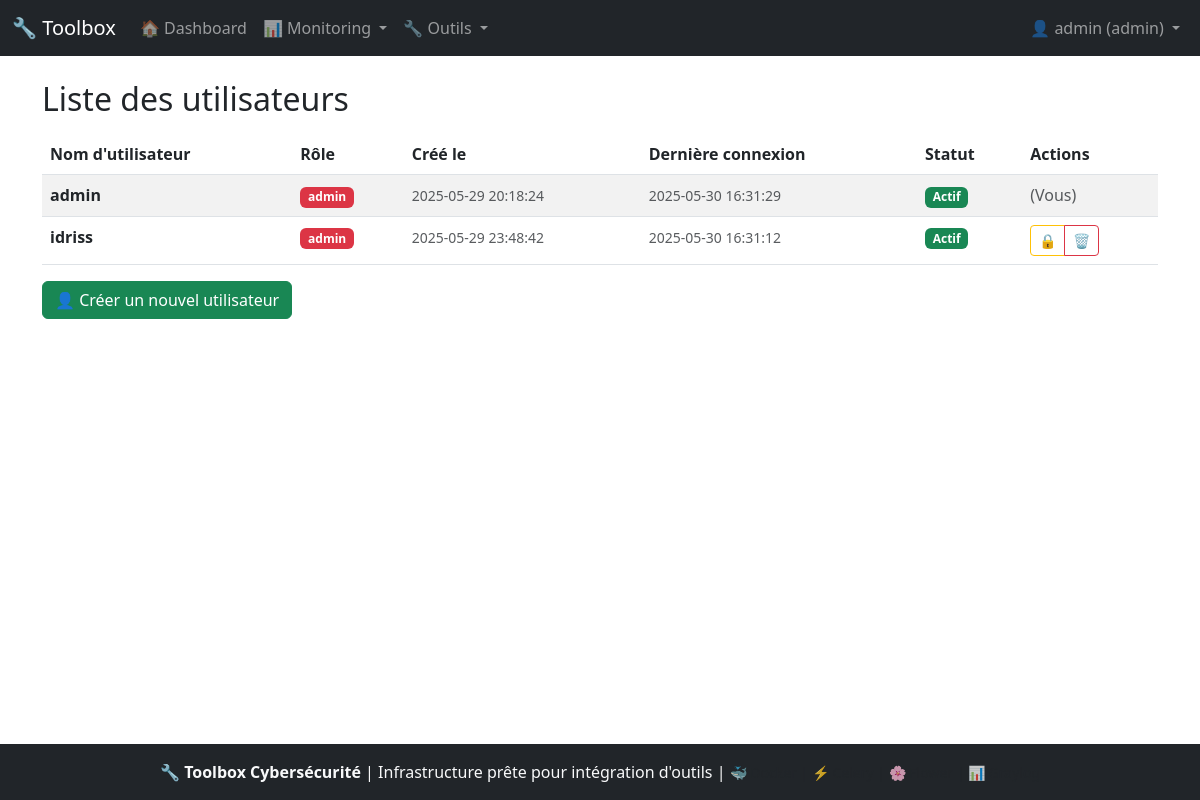
The app's page /users (signed in) with its own data.
### tables this page shows
CREATE TABLE users (
                    id INTEGER PRIMARY KEY AUTOINCREMENT,
                    username TEXT UNIQUE NOT NULL,
                    password_hash TEXT NOT NULL,
                    role TEXT NOT NULL DEFAULT 'viewer',
                    created_at TIMESTAMP DEFAULT CURRENT_TIMESTAMP,
                    last_login TIMESTAMP,
                    active BOOLEAN DEFAULT 1
                );

### api/main.py (the view)
@main_bp.route('/users')
@admin_required
def users_list():
    try:
        users = current_app.db.get_users()
        return render_template('auth/users.html', users=users)
    except Exception as e:
        logger.error(f"Erreur liste utilisateurs: {e}")
        flash('Erreur lors du chargement des utilisateurs', 'danger')
        return render_template('auth/users.html', users=[])

### app.py (called while the page is built)
def register_template_helpers(app):
    @app.context_processor
    def inject_user():
        return {
            'current_user': app.auth.get_current_user(),
            'app_name': 'Toolbox Cybersécurité',
            'app_version': '2.0'
        }

### auth.py (called while the page is built)
    def get_current_user(self) -> dict:
        return {
            'id': session.get('user_id'),
            'username': session.get('username'),
            'role': session.get('role'),
            'is_authenticated': 'user_id' in session
        }

### database.py (called while the page is built)
    @contextmanager
    def get_connection(self):
        conn = sqlite3.connect(self.db_path)
        conn.row_factory = sqlite3.Row  # Retourner des dict
        try:
            yield conn
        except Exception as e:
            conn.rollback()
            logger.error(f"Erreur base de données: {e}")
            raise
        finally:
            conn.close()

    def get_users(self) -> List[Dict]:
        with self.get_connection() as conn:
            cursor = conn.cursor()
            cursor.execute('''
                SELECT id, username, role, created_at, last_login, active
                FROM users ORDER BY username
            ''')
            return [dict(row) for row in cursor.fetchall()]

### templates/auth/users.html (shortened to what this page needs)
{% extends "base.html" %}
{% block content %}
<h2>Liste des utilisateurs</h2>
<table class="table table-striped mt-3">
  <thead>
    <tr>
      <th>Nom d'utilisateur</th>
      <th>Rôle</th>
      <th>Créé le</th>
      <th>Dernière connexion</th>
      <th>Statut</th>
      <th>Actions</th>
    </tr>
  </thead>
  <tbody>
    {% for user in users %}
      <tr>
        <td><strong>{{ user.username }}</strong></td>
        <td>
          <span class="badge bg-{{ 'danger' if user.role == 'admin' else 'warning' if user.role == 'pentester' else 'secondary' }}">
            {{ user.role }}
          </span>
        </td>
        <td>
          <small class="text-muted">{{ user.created_at or 'N/A' }}</small>
        </td>
        <td>
          <small class="text-muted">{{ user.last_login or 'Jamais' }}</small>
        </td>
        <td>
          {% if user.active %}
            <span class="badge bg-success">Actif</span>
          {% else %}
            <span class="badge bg-secondary">Inactif</span>
          {% endif %}
        </td>
        <td>
          {% if user.username != current_user.username and user.username != 'admin' %}
            <div class="btn-group btn-group-sm" role="group">
              <button class="btn btn-outline-warning"
                      onclick="toggleUserStatus('{{ user.username }}', {{ user.active }})"
                      title="{{ 'Désactiver' if user.active else 'Activer' }} l'utilisateur">
                {{ '🔒' if user.active else '🔓' }}
              </button>
              <button class="btn btn-outline-danger"
                      onclick="deleteUser('{{ user.username }}')"
                      title="Supprimer l'utilisateur">
                🗑️
              </button>
            </div>
          {% else %}
            <span class="text-muted">
              {% if user.username == current_user.username %}
                (Vous)
              {% else %}
                (Protégé)
              {% endif %}
            </span>
          {% endif %}
        </td>
      </tr>
    {% endfor %}
  </tbody>
</table>
<div class="mt-3">
  <a href="{{ url_for('main.create_user') }}" class="btn btn-success">
    👤 Créer un nouvel utilisateur
  </a>
</div>
{% endblock %}

### templates/base.html (style rules this page uses)
body { min-height: 100vh; display: flex; flex-direction: column; }

### records on screen
users: username "admin", role "admin", created_at "2025-05-29 20:18:24", last_login "2025-05-30 16:31:29", active "Actif", shows "(Vous)"
users: username "idriss", role "admin", created_at "2025-05-29 23:48:42", last_login "2025-05-30 16:31:12", shows "Actif", active "🔒"

### other values on screen
{{ current_user.username }} "admin"
{{ current_user.role }} "admin"
